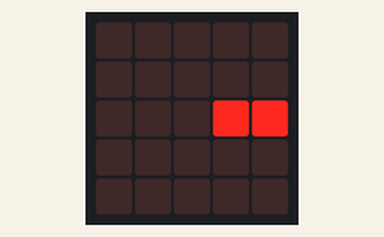
The program below on a simulated BBC micro:bit (MakeCode). Shown: the board's 5×5 LED display.

Above: at 0.44 s.
At 0.99 s:
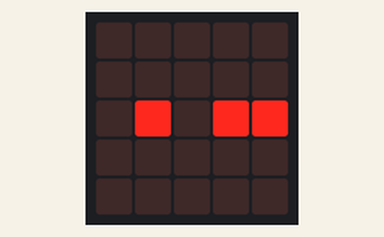
At 19.25 s:
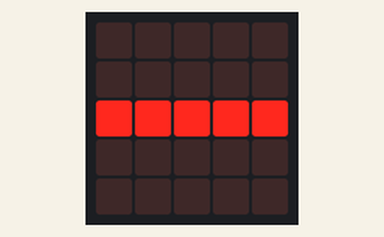
At 38.8 s:
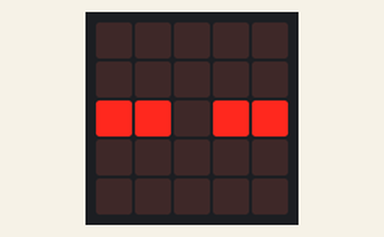

Measured:
- what the display in image 0 shows lasts 0.5 s, from 0.2 s to 0.7 s
- what the display in image 3 shows lasts 0.7 s, from 38.7 s to 39.4 s

The program:

main.ts
```typescript
let direction = 1
let posX = 2
let posY = 2
led.plot(posX, posY)
basic.forever(function () {
    led.unplot(posX, posX)
    posX += direction
    led.plot(posX, posY)
    if (posX >= 4) {
        direction = -1
    } else if (posX <= 0) {
        direction = 1
    }
    basic.pause(200)
})
```

test.ts
```typescript
// les tests vont ici ; cela ne sera pas compilé si ce paquet est utilisé en tant qu'extension.
```
